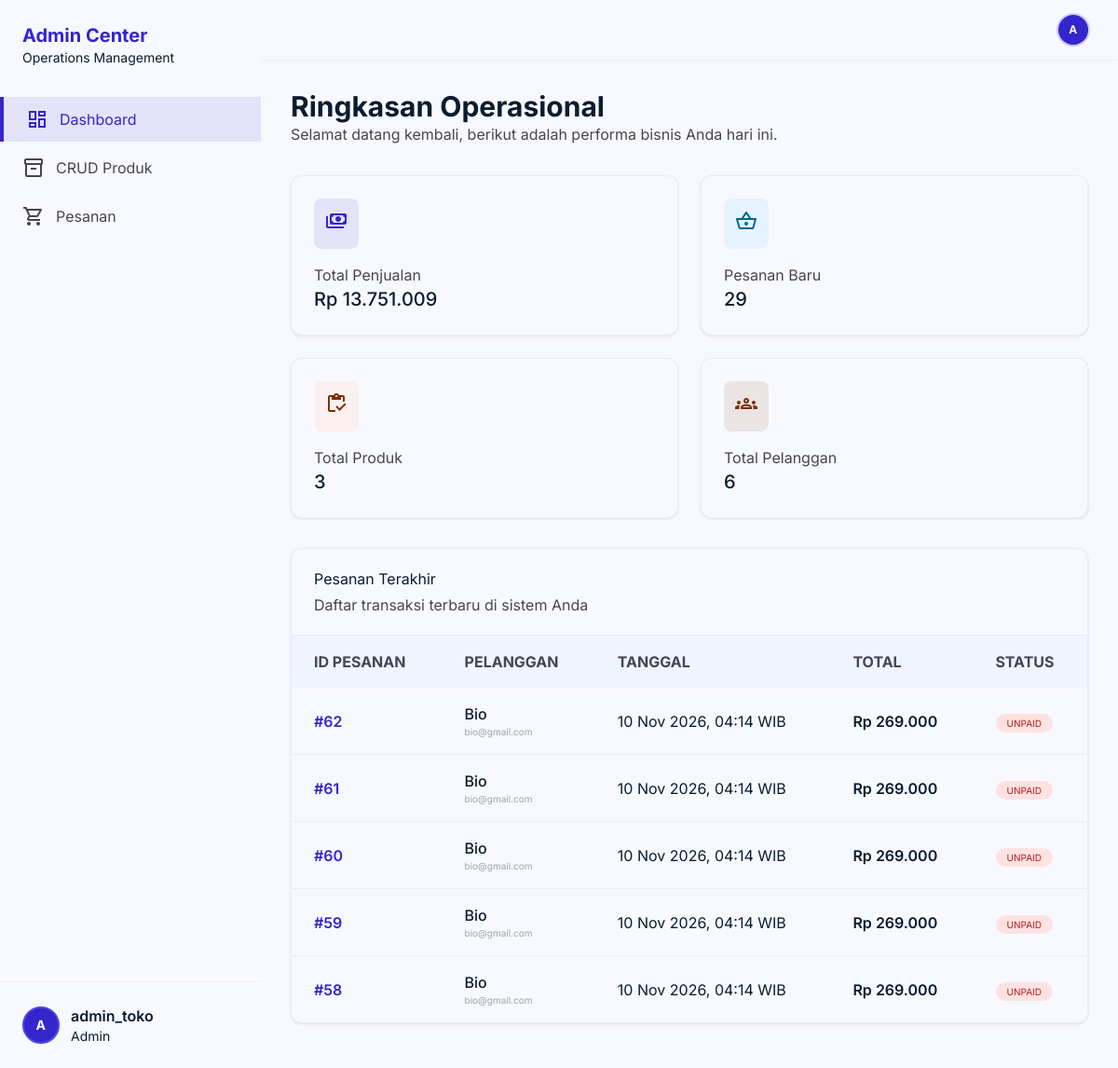
Page /dash_admin.php (signed in) on the committed database.
### tables this page shows
CREATE TABLE `pengguna` (
  `id` int NOT NULL,
  `username` varchar(100) NOT NULL,
  `email` varchar(50) NOT NULL,
  `password` varchar(255) NOT NULL,
  `role` enum('pelanggan','admin') NOT NULL DEFAULT 'pelanggan'
);

CREATE TABLE `pesanan` (
  `id_pesanan` int NOT NULL,
  `id_pengguna` int DEFAULT NULL,
  `id_alamat` int DEFAULT NULL,
  `tanggal_pesanan` datetime DEFAULT CURRENT_TIMESTAMP,
  `total_harga` int NOT NULL,
  `shipping_method` varchar(10) DEFAULT 'JNE',
  `ongkir` int DEFAULT '0',
  `no_resi` varchar(50) DEFAULT NULL,
  `status_pesanan` enum('unpaid','process','expired','sent','done','cancel') DEFAULT 'unpaid'
);

### dash_admin.php (the view, shortened to what this page needs)
<?php
include "config/koneksi.php";
$id_admin = $_SESSION['id_user'] ?? 0;
$query_admin = mysqli_query($conn, "SELECT username, email, role FROM pengguna WHERE id = '$id_admin'");
$admin_data = mysqli_fetch_assoc($query_admin);
$admin_name = $admin_data['username'] ?? 'Admin';
$admin_role = $admin_data['role'] ?? 'Admin';
$words = explode(" ", $admin_name);
$initials = strtoupper(substr($words[0], 0, 1));
$query_sales = mysqli_query($conn, "SELECT SUM(total_harga) AS total_omset FROM pesanan WHERE status_pesanan != 'cancel'");
$data_sales = mysqli_fetch_assoc($query_sales);
$total_omset = $data_sales['total_omset'] ?? 0;
$query_pending = mysqli_query($conn, "SELECT COUNT(*) AS total_pending FROM pesanan WHERE status_pesanan IN ('unpaid', 'process')");
$data_pending = mysqli_fetch_assoc($query_pending);
$total_pending = $data_pending['total_pending'] ?? 0;
$query_produk = mysqli_query($conn, "SELECT COUNT(*) AS total_produk FROM produk");
$data_produk = mysqli_fetch_assoc($query_produk);
$total_produk = $data_produk['total_produk'] ?? 0;
$query_user = mysqli_query($conn, "SELECT COUNT(*) AS total_user FROM pengguna WHERE role = 'pelanggan'");
$data_user = mysqli_fetch_assoc($query_user);
$total_user = $data_user['total_user'] ?? 0;
$query_recent_orders = mysqli_query($conn, "SELECT p.*, g.username, g.email
                                            FROM pesanan p
                                            LEFT JOIN pengguna g ON p.id_pengguna = g.id
                                            ORDER BY p.tanggal_pesanan DESC LIMIT 5");
?>
<!DOCTYPE html>
<html class="light" lang="id">
<head>
    <script src="https://cdn.tailwindcss.com?plugins=forms,container-queries"></script>
    <script id="tailwind-config">
        tailwind.config = {
            darkMode: "class",
            theme: {
                extend: {
                    "colors": {
                        "on-tertiary-fixed": "#351000",
                        "primary-fixed": "#e2dfff",
                        "error": "#ba1a1a",
                        "on-error-container": "#93000a",
                        "inverse-on-surface": "#eaf1ff",
                        "background": "#f8f9ff",
                        "tertiary-fixed-dim": "#ffb695",
                        "surface-variant": "#d3e4fe",
                        "surface-dim": "#cbdbf5",
                        "on-background": "#0b1c30",
                        "on-primary-fixed-variant": "#3323cc",
                        "primary-fixed-dim": "#c3c0ff",
                        "on-error": "#ffffff",
                        "on-primary-container": "#dad7ff",
                        "secondary-fixed-dim": "#89ceff",
                        "surface-container-lowest": "#ffffff",
                        "on-secondary-fixed-variant": "#004c6e",
                        "surface-container": "#e5eeff",
                        "inverse-primary": "#c3c0ff",
                        "secondary": "#006591",
                        "on-tertiary": "#ffffff",
                        "primary": "#3525cd",
                        "surface": "#f8f9ff",
                        "surface-container-low": "#eff4ff",
                        "outline": "#777587",
                        "tertiary": "#7e3000",
                        "inverse-surface": "#213145",
                        "on-surface": "#0b1c30",
                        "error-container": "#ffdad6",
                        "tertiary-fixed": "#ffdbcc",
                        "secondary-container": "#39b8fd",
                        "outline-variant": "#c7c4d8",
                        "on-tertiary-container": "#ffd2be",
                        "on-secondary-fixed": "#001e2f",
                        "on-secondary-container": "#004666",
                        "secondary-fixed": "#c9e6ff",
                        "on-secondary": "#ffffff",
                        "tertiary-container": "#a44100",
                        "surface-container-highest": "#d3e4fe",
                        "surface-bright": "#f8f9ff",
                        "surface-container-high": "#dce9ff",
                        "on-tertiary-fixed-variant": "#7b2f00",
                        "on-primary-fixed": "#001e2f",
                        "surface-tint": "#4d44e3",
                        "primary-container": "#4f46e5",
                        "on-primary": "#ffffff",
                        "on-surface-variant": "#464555"
                    },
                    "borderRadius": {
                        "DEFAULT": "0.25rem",
                        "lg": "0.5rem",
                        "xl": "0.75rem",
                        "full": "9999px"
                    },
                    "spacing": {
                        "sidebar-width": "280px",
                        "stack-md": "1rem",
                        "container-padding": "2rem",
                        "sidebar-collapsed": "80px",
                        "gutter": "1.5rem",
                        "stack-lg": "1.5rem",
                        "stack-sm": "0.5rem"
                    }
                },
            },
        }
    </script>
</head>
<body class="bg-background text-on-surface">
    <aside class="fixed left-0 top-0 h-full w-sidebar-width hidden md:flex flex-col z-40 shadow-sm bg-surface dark:bg-on-background transition-all duration-200 ease-in-out">
        <div class="flex flex-col h-full py-6">
            <div class="px-6 mb-8">
                <h1 class="text-xl text-primary font-bold">Admin Center</h1>
                <p class="font-body-sm text-body-xs text-sm">Operations Management</p>
            </div>
            <nav class="flex-1 space-y-1">
                <a href="dash_admin.php" class="flex items-center gap-3 px-6 py-3 bg-primary/10 text-primary border-l-4 border-primary transition-all duration-200 ease-in-out">
                    <span class="material-symbols-outlined">dashboard</span>
                    <span class="font-body-md text-body-md">Dashboard</span>
                </a>
                <a href="CRUDproduk_admin.php" class="flex items-center gap-3 px-6 py-3 text-on-surface-variant hover:bg-surface-container-low transition-all duration-200 ease-in-out">
                    <span class="material-symbols-outlined">inventory_2</span>
                    <span class="font-body-md text-body-md">CRUD Produk</span>
                </a>
                <a href="pesanan_admin.php" class="flex items-center gap-3 px-6 py-3 text-on-surface-variant hover:bg-surface-container-low transition-all duration-200 ease-in-out">
                    <span class="material-symbols-outlined">shopping_cart</span>
                    <span class="font-body-md text-body-md">Pesanan</span>
                </a>
            </nav>
            <a href="profile_admin.php" class="mt-auto px-6 pt-6 border-t border-outline-variant/20 flex items-center gap-3">
                <div class="w-10 h-10 rounded-full bg-primary text-white flex items-center justify-center font-bold text-sm tracking-wider select-none border-2 border-primary-container shadow-inner">
                    <?= $initials ?>
                </div>
                <div class="overflow-hidden">
                    <p class="font-label-bold text-on-surface truncate font-semibold"><?= htmlspecialchars($admin_name) ?></p>
                    <p class="text-medium text-sm capitalize"><?= htmlspecialchars($admin_role) ?></p>
                </div>
            </a>
        </div>
    </aside>
    <main class="md:ml-sidebar-width min-h-screen">
        <header class="fixed top-0 right-0 w-full md:w-[calc(100%-280px)] h-16 z-30 bg-surface dark:bg-on-background shadow-sm">
            <div class="flex justify-between items-center px-container-padding h-full">
                <a href="profile_admin.php" class="flex items-center gap-2">
                    <div class="w-8 h-8 rounded-full bg-primary text-white flex items-center justify-center font-bold text-xs tracking-wider select-none ring-2 ring-primary/20 shadow-sm">
                        <?= $initials ?>
                    </div>
                </a>
            </div>
        </header>
        <div class="pt-24 pb-12 px-container-padding">
            <div class="mb-8">
                <h2 class="font-bold text-3xl">Ringkasan Operasional</h2>
                <p class="font-body-md text-body-md text-on-surface-variant">Selamat datang kembali, berikut adalah performa bisnis Anda hari ini.</p>
            </div>
            <div class="grid grid-cols-1 sm:grid-cols-2 xl:grid-cols-4 gap-gutter mb-8">
                <div class="bg-surface rounded-xl p-6 shadow-[0_1px_3px_0_rgba(0,0,0,0.1)] border border-surface-container flex flex-col gap-4">
                    <div class="flex justify-between items-start">
                        <div class="p-3 rounded-lg bg-primary/10 text-primary">
                            <span class="material-symbols-outlined">payments</span>
                        </div>
                    </div>
                    <div>
                        <p class="font-body-sm text-body-sm text-on-surface-variant">Total Penjualan</p>
                        <p class="text-xl font-medium">Rp <?= number_format($total_omset, 0, ',', '.') ?></p>
                    </div>
                </div>
                <div class="bg-surface rounded-xl p-6 shadow-[0_1px_3px_0_rgba(0,0,0,0.1)] border border-surface-container flex flex-col gap-4">
                    <div class="flex justify-between items-start">
                        <div class="p-3 rounded-lg bg-secondary-container/10 text-secondary">
                            <span class="material-symbols-outlined">shopping_basket</span>
                        </div>
                    </div>
                    <div>
                        <p class="font-body-sm text-body-sm text-on-surface-variant">Pesanan Baru</p>
                        <p class="text-xl font-medium"><?= $total_pending ?></p>
                    </div>
                </div>
                <div class="bg-surface rounded-xl p-6 shadow-[0_1px_3px_0_rgba(0,0,0,0.1)] border border-surface-container flex flex-col gap-4">
                    <div class="flex justify-between items-start">
                        <div class="p-3 rounded-lg bg-tertiary-fixed/30 text-tertiary">
                            <span class="material-symbols-outlined">inventory</span>
                        </div>
                    </div>
                    <div>
                        <p class="font-body-sm text-body-sm text-on-surface-variant">Total Produk</p>
                        <p class="text-xl font-medium"><?= $total_produk ?></p>
                    </div>
                </div>
                <div class="bg-surface rounded-xl p-6 shadow-[0_1px_3px_0_rgba(0,0,0,0.1)] border border-surface-container flex flex-col gap-4">
                    <div class="flex justify-between items-start">
                        <div class="p-3 rounded-lg bg-on-tertiary-fixed-variant/10 text-on-tertiary-fixed-variant">
                            <span class="material-symbols-outlined">groups</span>
                        </div>
                    </div>
                    <div>
                        <p class="font-body-sm text-body-sm text-on-surface-variant">Total Pelanggan</p>
                        <p class="text-xl font-medium"><?= $total_user ?></p>
                    </div>
                </div>
            </div>
            <div class="bg-surface rounded-xl shadow-[0_1px_3px_0_rgba(0,0,0,0.1)] border border-surface-container overflow-hidden">
                <div class="px-6 py-5 flex justify-between items-center border-b border-surface-container">
                    <div>
                        <h3 class="font-headline-md text-headline-md">Pesanan Terakhir</h3>
                        <p class="font-caption text-caption text-on-surface-variant mt-1">Daftar transaksi terbaru di sistem Anda</p>
                    </div>
                </div>
                <div class="overflow-x-auto">
                    <table class="w-full text-left">
                        <thead class="bg-surface-container-low font-label-bold text-label-bold text-on-surface-variant">
                            <tr>
                                <th class="px-6 py-4">ID PESANAN</th>
                                <th class="px-6 py-4">PELANGGAN</th>
                                <th class="px-6 py-4">TANGGAL</th>
                                <th class="px-6 py-4">TOTAL</th>
                                <th class="px-6 py-4">STATUS</th>
                            </tr>
                        </thead>
                        <tbody class="divide-y divide-surface-container">
                            <?php if (mysqli_num_rows($query_recent_orders) == 0) : ?>
                                <tr>
                                    <td colspan="5" class="px-6 py-8 text-center text-sm font-medium text-gray-400 italic">Belum ada data pesanan masuk.</td>
                                </tr>
                            <?php else : ?>
                                <?php while($order = mysqli_fetch_assoc($query_recent_orders)) : ?>
                                <tr class="hover:bg-surface-container-low transition-colors group">
                                    <td class="px-6 py-4 font-body-sm text-body-sm text-primary font-semibold">#<?= $order['id_pesanan'] ?></td>
                                    <td class="px-6 py-4">
                                        <div class="flex items-center gap-3">
                                            <div class="flex flex-col">
                                                <span class="font-body-sm text-body-sm font-medium"><?= htmlspecialchars($order['username'] ?? 'Guest') ?></span>
                                                <span class="text-[10px] text-gray-400"><?= htmlspecialchars($order['email'] ?? '-') ?></span>
                                            </div>
                                        </div>
                                    </td>
                                    <td class="px-6 py-4 font-body-sm text-body-sm"><?= date('d M Y, H:i', strtotime($order['tanggal_pesanan'])) ?> WIB</td>
                                    <td class="px-6 py-4 font-body-sm text-body-sm font-semibold">Rp <?= number_format($order['total_harga'], 0, ',', '.') ?></td>
                                    <td class="px-6 py-4">
                                        <span class="px-3 py-1 rounded-full font-label-bold text-[10px] uppercase
                                            <?= $order['status_pesanan'] == 'unpaid' ? 'bg-red-100 text-red-700' : '' ?>
                                            <?= $order['status_pesanan'] == 'process' ? 'bg-amber-100 text-amber-700' : '' ?>
                                            <?= $order['status_pesanan'] == 'sent' ? 'bg-blue-100 text-blue-700' : '' ?>
                                            <?= $order['status_pesanan'] == 'done' ? 'bg-green-100 text-green-700' : '' ?>
                                            <?= $order['status_pesanan'] == 'cancel' ? 'bg-gray-100 text-gray-700' : '' ?>
                                        ">
                                            <?= htmlspecialchars($order['status_pesanan']) ?>
                                        </span>
                                    </td>
                                </tr>
                                <?php endwhile; ?>
                            <?php endif; ?>
                        </tbody>
                    </table>
                </div>
            </div>
        </div>
    </main>
</body>
</html>

### dash_admin.php (style rules this page uses)
body { font-family: 'Inter', sans-serif; }
.material-symbols-outlined { font-variation-settings: 'FILL' 0, 'wght' 400, 'GRAD' 0, 'opsz' 24; }

### rows in the picture
pengguna: username "A", username "admin_toko", role "Admin"
pesanan: id_pesanan "62", id_pengguna.username "Bio", id_pengguna.email "bio@gmail.com", tanggal_pesanan "10 Nov 2026, 04:14", total_harga "269.000", status_pesanan "UNPAID"
pesanan: id_pesanan "61", id_pengguna.username "Bio", id_pengguna.email "bio@gmail.com", tanggal_pesanan "10 Nov 2026, 04:14", total_harga "269.000", status_pesanan "UNPAID"
pesanan: id_pesanan "60", id_pengguna.username "Bio", id_pengguna.email "bio@gmail.com", tanggal_pesanan "10 Nov 2026, 04:14", total_harga "269.000", status_pesanan "UNPAID"
pesanan: id_pesanan "59", id_pengguna.username "Bio", id_pengguna.email "bio@gmail.com", tanggal_pesanan "10 Nov 2026, 04:14", total_harga "269.000", status_pesanan "UNPAID"
pesanan: id_pesanan "58", id_pengguna.username "Bio", id_pengguna.email "bio@gmail.com", tanggal_pesanan "10 Nov 2026, 04:14", total_harga "269.000", status_pesanan "UNPAID"

### other values in the picture
$total_omset "13.751.009"
$total_pending "29"
$total_produk "3"
$total_user "6"
